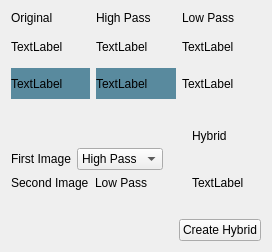
      <widget class="QWidget" name="frequency">
       <attribute name="title">
        <string>Frequency</string>
       </attribute>
       <layout class="QVBoxLayout" name="verticalLayout_26" stretch="3,0,3,0">
        <item>
         <layout class="QHBoxLayout" name="horizontalLayout_18">
          <item>
           <layout class="QVBoxLayout" name="verticalLayout_21" stretch="1,3,3">
            <item>
             <widget class="QLabel" name="original_image_tab7_label">
              <property name="text">
               <string>Original</string>
              </property>
             </widget>
            </item>
            <item>
             <widget class="QLabel" name="original_image_tab7">
              <property name="text">
               <string>TextLabel</string>
              </property>
             </widget>
            </item>
            <item>
             <widget class="QLabel" name="second_original_image_tab7">
              <property name="styleSheet">
               <string notr="true">background-color: rgb(89, 138, 158);</string>
              </property>
              <property name="text">
               <string>TextLabel</string>
              </property>
             </widget>
            </item>
           </layout>
          </item>
          <item>
           <layout class="QVBoxLayout" name="verticalLayout_22" stretch="1,3,3">
            <item>
             <widget class="QLabel" name="high_pass_label">
              <property name="text">
               <string>High Pass</string>
              </property>
             </widget>
            </item>
            <item>
             <widget class="QLabel" name="high_pass_original_image">
              <property name="text">
               <string>TextLabel</string>
              </property>
             </widget>
            </item>
            <item>
             <widget class="QLabel" name="second_high_pass_original_image">
              <property name="styleSheet">
               <string notr="true">background-color: rgb(89, 138, 158);</string>
              </property>
              <property name="text">
               <string>TextLabel</string>
              </property>
             </widget>
            </item>
           </layout>
          </item>
          <item>
           <layout class="QVBoxLayout" name="verticalLayout_23" stretch="1,3,3">
            <item>
             <widget class="QLabel" name="low_pass_label">
              <property name="text">
               <string>Low Pass</string>
              </property>
             </widget>
            </item>
            <item>
             <widget class="QLabel" name="low_pass_original_image">
              <property name="text">
               <string>TextLabel</string>
              </property>
             </widget>
            </item>
            <item>
             <widget class="QLabel" name="second_low_pass_original_image">
              <property name="text">
               <string>TextLabel</string>
              </property>
             </widget>
            </item>
           </layout>
          </item>
         </layout>
        </item>
        <item>
         <layout class="QHBoxLayout" name="horizontalLayout_22">
          <item>
           <spacer name="horizontalSpacer_3">
            <property name="orientation">
             <enum>Qt::Horizontal</enum>
            </property>
            <property name="sizeHint" stdset="0">
             <size>
              <width>40</width>
              <height>20</height>
             </size>
            </property>
           </spacer>
          </item>
         </layout>
        </item>
        <item>
         <layout class="QHBoxLayout" name="horizontalLayout_21" stretch="2,1,3">
          <item>
           <layout class="QVBoxLayout" name="verticalLayout_24">
            <item>
             <spacer name="verticalSpacer_5">
              <property name="orientation">
               <enum>Qt::Vertical</enum>
              </property>
              <property name="sizeHint" stdset="0">
               <size>
                <width>20</width>
                <height>40</height>
               </size>
              </property>
             </spacer>
            </item>
            <item>
             <layout class="QHBoxLayout" name="horizontalLayout_19">
              <item>
               <widget class="QLabel" name="first_image_label">
                <property name="text">
                 <string>First Image</string>
                </property>
               </widget>
              </item>
              <item>
               <widget class="QComboBox" name="first_image_combobox">
                <item>
                 <property name="text">
                  <string>High Pass</string>
                 </property>
                </item>
                <item>
                 <property name="text">
                  <string>Low Pass</string>
                 </property>
                </item>
               </widget>
              </item>
             </layout>
            </item>
            <item>
             <layout class="QHBoxLayout" name="horizontalLayout_20">
              <item>
               <widget class="QLabel" name="second_image_label">
                <property name="text">
                 <string>Second Image</string>
                </property>
               </widget>
              </item>
              <item>
               <widget class="QLabel" name="second_image_label2">
                <property name="text">
                 <string>Low Pass</string>
                </property>
               </widget>
              </item>
             </layout>
            </item>
            <item>
             <spacer name="verticalSpacer_4">
              <property name="orientation">
               <enum>Qt::Vertical</enum>
              </property>
              <property name="sizeHint" stdset="0">
               <size>
                <width>20</width>
                <height>40</height>
               </size>
              </property>
             </spacer>
            </item>
           </layout>
          </item>
          <item>
           <spacer name="horizontalSpacer_4">
            <property name="orientation">
             <enum>Qt::Horizontal</enum>
            </property>
            <property name="sizeHint" stdset="0">
             <size>
              <width>40</width>
              <height>20</height>
             </size>
            </property>
           </spacer>
          </item>
          <item>
           <layout class="QVBoxLayout" name="verticalLayout_25" stretch="1,3">
            <item>
             <widget class="QLabel" name="hybrid_label">
              <property name="text">
               <string>Hybrid</string>
              </property>
             </widget>
            </item>
            <item>
             <widget class="QLabel" name="result_image">
              <property name="text">
               <string>TextLabel</string>
              </property>
             </widget>
            </item>
           </layout>
          </item>
         </layout>
        </item>
        <item>
         <layout class="QHBoxLayout" name="horizontalLayout_23">
          <item>
           <spacer name="horizontalSpacer_5">
            <property name="orientation">
             <enum>Qt::Horizontal</enum>
            </property>
            <property name="sizeHint" stdset="0">
             <size>
              <width>40</width>
              <height>20</height>
             </size>
            </property>
           </spacer>
          </item>
          <item>
           <widget class="QPushButton" name="create_hybrid_button">
            <property name="text">
             <string>Create Hybrid</string>
            </property>
           </widget>
          </item>
         </layout>
        </item>
       </layout>
      </widget>
